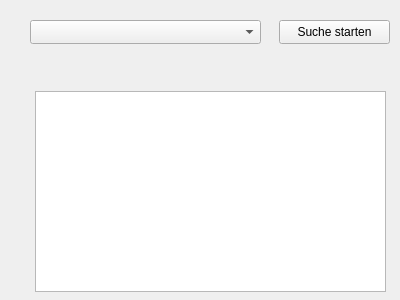
<?xml version="1.0" encoding="UTF-8"?>
<ui version="4.0">
 <class>Form</class>
 <widget class="QWidget" name="Form">
  <property name="geometry">
   <rect>
    <x>0</x>
    <y>0</y>
    <width>400</width>
    <height>300</height>
   </rect>
  </property>
  <property name="windowTitle">
   <string>Form</string>
  </property>
  <widget class="QPushButton" name="pushButton">
   <property name="geometry">
    <rect>
     <x>279</x>
     <y>20</y>
     <width>111</width>
     <height>24</height>
    </rect>
   </property>
   <property name="text">
    <string>Suche starten</string>
   </property>
  </widget>
  <widget class="QComboBox" name="selectIngredientComboBox">
   <property name="geometry">
    <rect>
     <x>30</x>
     <y>20</y>
     <width>231</width>
     <height>24</height>
    </rect>
   </property>
  </widget>
  <widget class="QListView" name="listView">
   <property name="geometry">
    <rect>
     <x>35</x>
     <y>91</y>
     <width>351</width>
     <height>201</height>
    </rect>
   </property>
  </widget>
 </widget>
 <resources/>
 <connections/>
</ui>
